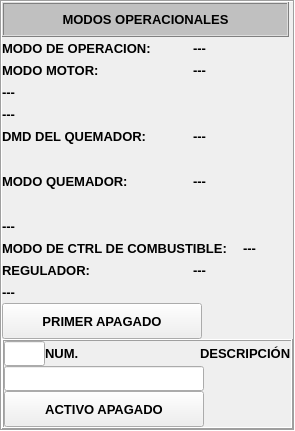
   <widget class="QFrame" name="Modo_Operacionales">
    <property name="geometry">
     <rect>
      <x>10</x>
      <y>445</y>
      <width>295</width>
      <height>431</height>
     </rect>
    </property>
    <property name="styleSheet">
     <string notr="true">background-color: none;</string>
    </property>
    <property name="frameShape">
     <enum>QFrame::Box</enum>
    </property>
    <property name="frameShadow">
     <enum>QFrame::Sunken</enum>
    </property>
    <layout class="QGridLayout" name="gridLayout_3">
     <property name="margin">
      <number>0</number>
     </property>
     <property name="spacing">
      <number>0</number>
     </property>
     <item row="0" column="0">
      <layout class="QVBoxLayout" name="verticalLayout_3">
       <property name="spacing">
        <number>0</number>
       </property>
       <item>
        <widget class="QFrame" name="frame_3">
         <property name="maximumSize">
          <size>
           <width>287</width>
           <height>35</height>
          </size>
         </property>
         <property name="styleSheet">
          <string notr="true">background-color: rgb(192, 192, 192);</string>
         </property>
         <property name="frameShape">
          <enum>QFrame::Box</enum>
         </property>
         <property name="frameShadow">
          <enum>QFrame::Raised</enum>
         </property>
         <layout class="QGridLayout" name="gridLayout_2">
          <item row="0" column="0">
           <widget class="QLabel" name="label_8">
            <property name="font">
             <font>
              <pointsize>10</pointsize>
              <weight>75</weight>
              <bold>true</bold>
             </font>
            </property>
            <property name="text">
             <string>MODOS OPERACIONALES</string>
            </property>
            <property name="alignment">
             <set>Qt::AlignCenter</set>
            </property>
           </widget>
          </item>
         </layout>
        </widget>
       </item>
       <item>
        <layout class="QVBoxLayout" name="verticalLayout_2">
         <property name="spacing">
          <number>0</number>
         </property>
         <item>
          <layout class="QHBoxLayout" name="horizontalLayout">
           <property name="spacing">
            <number>0</number>
           </property>
           <item>
            <widget class="QLabel" name="label_97">
             <property name="font">
              <font>
               <pointsize>10</pointsize>
               <weight>75</weight>
               <bold>true</bold>
              </font>
             </property>
             <property name="text">
              <string>MODO DE OPERACION:</string>
             </property>
            </widget>
           </item>
           <item>
            <widget class="QLabel" name="lbMOModOper">
             <property name="minimumSize">
              <size>
               <width>100</width>
               <height>22</height>
              </size>
             </property>
             <property name="maximumSize">
              <size>
               <width>100</width>
               <height>22</height>
              </size>
             </property>
             <property name="font">
              <font>
               <pointsize>10</pointsize>
               <weight>75</weight>
               <bold>true</bold>
              </font>
             </property>
             <property name="text">
              <string>---</string>
             </property>
            </widget>
           </item>
          </layout>
         </item>
         <item>
          <layout class="QHBoxLayout" name="horizontalLayout_2">
           <property name="spacing">
            <number>0</number>
           </property>
           <item>
            <widget class="QLabel" name="label_98">
             <property name="font">
              <font>
               <pointsize>10</pointsize>
               <weight>75</weight>
               <bold>true</bold>
              </font>
             </property>
             <property name="text">
              <string>MODO MOTOR:</string>
             </property>
            </widget>
           </item>
           <item>
            <widget class="QLabel" name="lbMOModMotor">
             <property name="minimumSize">
              <size>
               <width>100</width>
               <height>22</height>
              </size>
             </property>
             <property name="maximumSize">
              <size>
               <width>100</width>
               <height>22</height>
              </size>
             </property>
             <property name="font">
              <font>
               <pointsize>10</pointsize>
               <weight>75</weight>
               <bold>true</bold>
              </font>
             </property>
             <property name="text">
              <string>---</string>
             </property>
            </widget>
           </item>
          </layout>
         </item>
         <item>
          <widget class="QLabel" name="lbMOEdo01">
           <property name="minimumSize">
            <size>
             <width>100</width>
             <height>22</height>
            </size>
           </property>
           <property name="maximumSize">
            <size>
             <width>100</width>
             <height>22</height>
            </size>
           </property>
           <property name="font">
            <font>
             <pointsize>10</pointsize>
             <weight>75</weight>
             <bold>true</bold>
            </font>
           </property>
           <property name="text">
            <string>---</string>
           </property>
          </widget>
         </item>
         <item>
          <widget class="QLabel" name="lbMOEdo02">
           <property name="minimumSize">
            <size>
             <width>120</width>
             <height>22</height>
            </size>
           </property>
           <property name="maximumSize">
            <size>
             <width>120</width>
             <height>22</height>
            </size>
           </property>
           <property name="font">
            <font>
             <pointsize>10</pointsize>
             <weight>75</weight>
             <bold>true</bold>
            </font>
           </property>
           <property name="text">
            <string>---</string>
           </property>
          </widget>
         </item>
         <item>
          <layout class="QHBoxLayout" name="horizontalLayout_4">
           <property name="spacing">
            <number>0</number>
           </property>
           <item>
            <widget class="QLabel" name="label_101">
             <property name="font">
              <font>
               <pointsize>10</pointsize>
               <weight>75</weight>
               <bold>true</bold>
              </font>
             </property>
             <property name="text">
              <string>DMD DEL QUEMADOR:</string>
             </property>
            </widget>
           </item>
           <item>
            <widget class="QLabel" name="lbMODMD">
             <property name="minimumSize">
              <size>
               <width>100</width>
               <height>22</height>
              </size>
             </property>
             <property name="maximumSize">
              <size>
               <width>100</width>
               <height>22</height>
              </size>
             </property>
             <property name="font">
              <font>
               <pointsize>10</pointsize>
               <weight>75</weight>
               <bold>true</bold>
              </font>
             </property>
             <property name="text">
              <string>---</string>
             </property>
            </widget>
           </item>
          </layout>
         </item>
         <item>
          <layout class="QHBoxLayout" name="horizontalLayout_5">
           <property name="spacing">
            <number>0</number>
           </property>
           <item>
            <widget class="QLabel" name="label_102">
             <property name="font">
              <font>
               <pointsize>10</pointsize>
               <weight>75</weight>
               <bold>true</bold>
              </font>
             </property>
             <property name="text">
              <string>MODO QUEMADOR:</string>
             </property>
            </widget>
           </item>
           <item>
            <widget class="QLabel" name="lbMOModQuem">
             <property name="minimumSize">
              <size>
               <width>100</width>
               <height>22</height>
              </size>
             </property>
             <property name="maximumSize">
              <size>
               <width>100</width>
               <height>122</height>
              </size>
             </property>
             <property name="font">
              <font>
               <pointsize>10</pointsize>
               <weight>75</weight>
               <bold>true</bold>
              </font>
             </property>
             <property name="text">
              <string>---</string>
             </property>
            </widget>
           </item>
          </layout>
         </item>
         <item>
          <widget class="QLabel" name="lbMOEdo03">
           <property name="minimumSize">
            <size>
             <width>100</width>
             <height>22</height>
            </size>
           </property>
           <property name="maximumSize">
            <size>
             <width>100</width>
             <height>22</height>
            </size>
           </property>
           <property name="font">
            <font>
             <pointsize>10</pointsize>
             <weight>75</weight>
             <bold>true</bold>
            </font>
           </property>
           <property name="text">
            <string>---</string>
           </property>
          </widget>
         </item>
         <item>
          <layout class="QHBoxLayout" name="horizontalLayout_6">
           <property name="spacing">
            <number>0</number>
           </property>
           <item>
            <widget class="QLabel" name="label_104">
             <property name="font">
              <font>
               <pointsize>10</pointsize>
               <weight>75</weight>
               <bold>true</bold>
              </font>
             </property>
             <property name="text">
              <string>MODO DE CTRL DE COMBUSTIBLE:</string>
             </property>
            </widget>
           </item>
           <item>
            <widget class="QLabel" name="lbMCTRLC">
             <property name="minimumSize">
              <size>
               <width>50</width>
               <height>22</height>
              </size>
             </property>
             <property name="maximumSize">
              <size>
               <width>50</width>
               <height>22</height>
              </size>
             </property>
             <property name="font">
              <font>
               <pointsize>10</pointsize>
               <weight>75</weight>
               <bold>true</bold>
              </font>
             </property>
             <property name="text">
              <string>---</string>
             </property>
            </widget>
           </item>
          </layout>
         </item>
         <item>
          <layout class="QHBoxLayout" name="horizontalLayout_7">
           <property name="spacing">
            <number>0</number>
           </property>
           <item>
            <widget class="QLabel" name="label_105">
             <property name="font">
              <font>
               <pointsize>10</pointsize>
               <weight>75</weight>
               <bold>true</bold>
              </font>
             </property>
             <property name="text">
              <string>REGULADOR:</string>
             </property>
            </widget>
           </item>
           <item>
            <widget class="QLabel" name="lbMOReg">
             <property name="minimumSize">
              <size>
               <width>100</width>
               <height>22</height>
              </size>
             </property>
             <property name="maximumSize">
              <size>
               <width>100</width>
               <height>22</height>
              </size>
             </property>
             <property name="font">
              <font>
               <pointsize>10</pointsize>
               <weight>75</weight>
               <bold>true</bold>
              </font>
             </property>
             <property name="text">
              <string>---</string>
             </property>
            </widget>
           </item>
          </layout>
         </item>
         <item>
          <widget class="QLabel" name="lbMOEdo04">
           <property name="minimumSize">
            <size>
             <width>100</width>
             <height>22</height>
            </size>
           </property>
           <property name="maximumSize">
            <size>
             <width>100</width>
             <height>22</height>
            </size>
           </property>
           <property name="font">
            <font>
             <pointsize>10</pointsize>
             <weight>75</weight>
             <bold>true</bold>
            </font>
           </property>
           <property name="text">
            <string>---</string>
           </property>
          </widget>
         </item>
         <item>
          <widget class="QPushButton" name="btnMOPA">
           <property name="minimumSize">
            <size>
             <width>200</width>
             <height>36</height>
            </size>
           </property>
           <property name="maximumSize">
            <size>
             <width>200</width>
             <height>36</height>
            </size>
           </property>
           <property name="font">
            <font>
             <pointsize>10</pointsize>
             <weight>75</weight>
             <bold>true</bold>
            </font>
           </property>
           <property name="text">
            <string>PRIMER APAGADO</string>
           </property>
          </widget>
         </item>
         <item>
          <widget class="QFrame" name="frame_21">
           <property name="frameShape">
            <enum>QFrame::Box</enum>
           </property>
           <property name="frameShadow">
            <enum>QFrame::Raised</enum>
           </property>
           <layout class="QGridLayout" name="gridLayout">
            <property name="margin">
             <number>0</number>
            </property>
            <property name="spacing">
             <number>0</number>
            </property>
            <item row="0" column="0">
             <layout class="QVBoxLayout" name="verticalLayout">
              <property name="spacing">
               <number>0</number>
              </property>
              <item>
               <layout class="QHBoxLayout" name="horizontalLayout_3">
                <property name="spacing">
                 <number>0</number>
                </property>
                <item>
                 <widget class="QLineEdit" name="leMONum">
                  <property name="minimumSize">
                   <size>
                    <width>41</width>
                    <height>25</height>
                   </size>
                  </property>
                  <property name="maximumSize">
                   <size>
                    <width>41</width>
                    <height>25</height>
                   </size>
                  </property>
                 </widget>
                </item>
                <item>
                 <widget class="QLabel" name="label_107">
                  <property name="font">
                   <font>
                    <pointsize>10</pointsize>
                    <weight>75</weight>
                    <bold>true</bold>
                   </font>
                  </property>
                  <property name="text">
                   <string>NUM.</string>
                  </property>
                 </widget>
                </item>
                <item>
                 <spacer name="horizontalSpacer">
                  <property name="orientation">
                   <enum>Qt::Horizontal</enum>
                  </property>
                  <property name="sizeHint" stdset="0">
                   <size>
                    <width>40</width>
                    <height>20</height>
                   </size>
                  </property>
                 </spacer>
                </item>
                <item>
                 <widget class="QLabel" name="label_108">
                  <property name="font">
                   <font>
                    <pointsize>10</pointsize>
                    <weight>75</weight>
                    <bold>true</bold>
                   </font>
                  </property>
                  <property name="text">
                   <string>DESCRIPCIÓN</string>
                  </property>
                 </widget>
                </item>
               </layout>
              </item>
              <item>
               <widget class="QLineEdit" name="leMODescr">
                <property name="minimumSize">
                 <size>
                  <width>200</width>
                  <height>25</height>
                 </size>
                </property>
                <property name="maximumSize">
                 <size>
                  <width>200</width>
                  <height>25</height>
                 </size>
                </property>
               </widget>
              </item>
              <item>
               <widget class="QPushButton" name="btnMOAA">
                <property name="minimumSize">
                 <size>
                  <width>200</width>
                  <height>36</height>
                 </size>
                </property>
                <property name="maximumSize">
                 <size>
                  <width>200</width>
                  <height>36</height>
                 </size>
                </property>
                <property name="font">
                 <font>
                  <pointsize>10</pointsize>
                  <weight>75</weight>
                  <bold>true</bold>
                 </font>
                </property>
                <property name="text">
                 <string>ACTIVO APAGADO</string>
                </property>
               </widget>
              </item>
             </layout>
            </item>
           </layout>
          </widget>
         </item>
        </layout>
       </item>
      </layout>
     </item>
    </layout>
   </widget>
